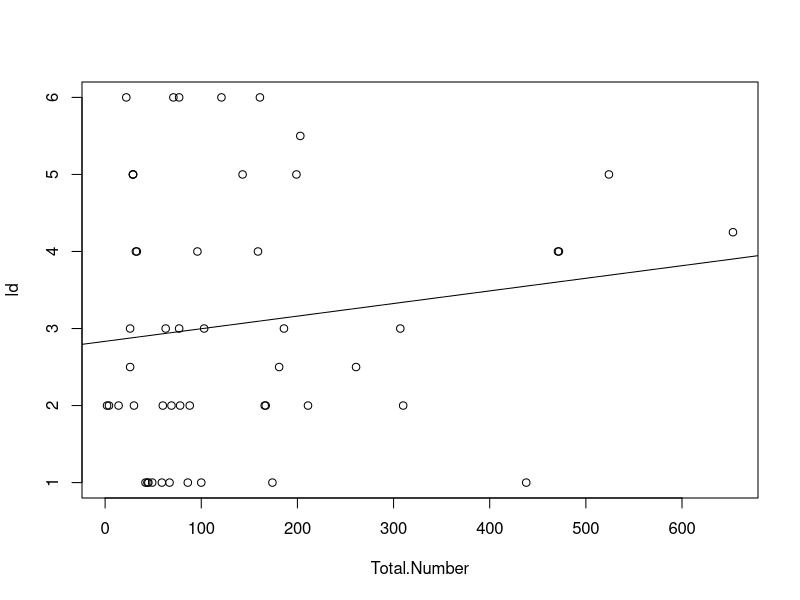
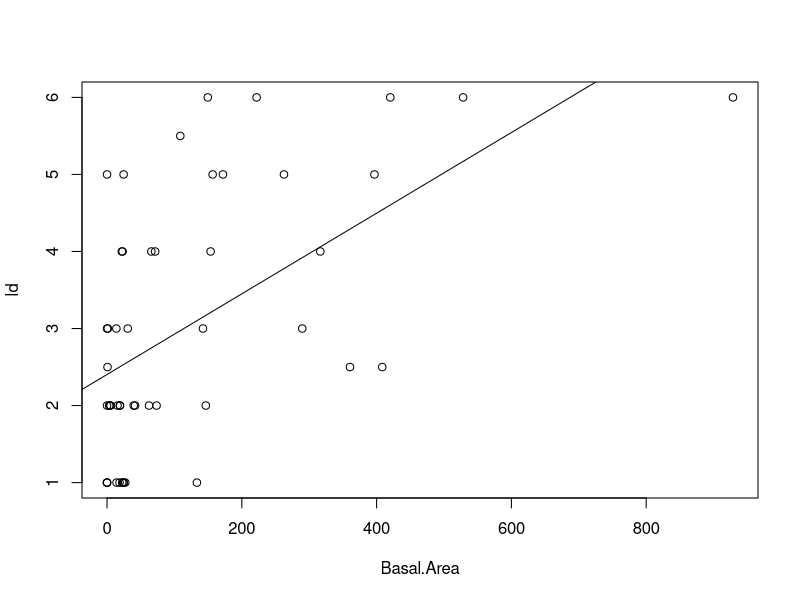
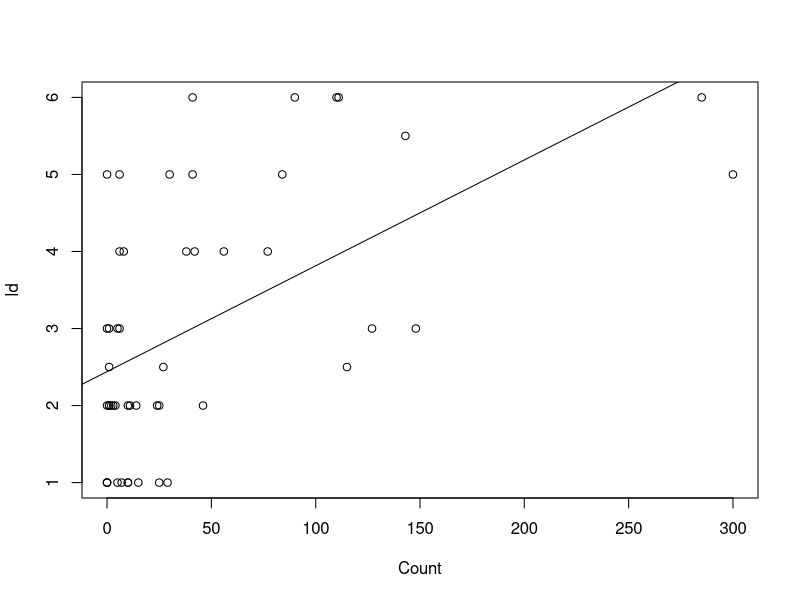
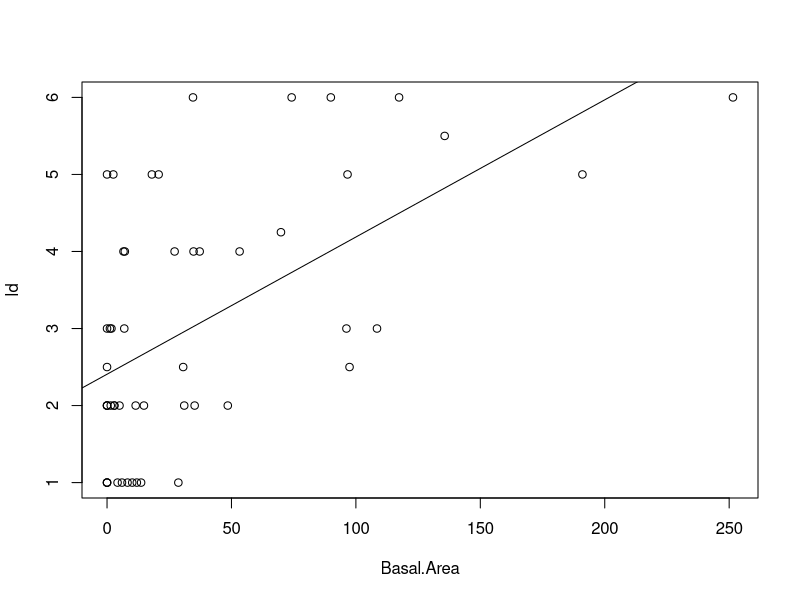
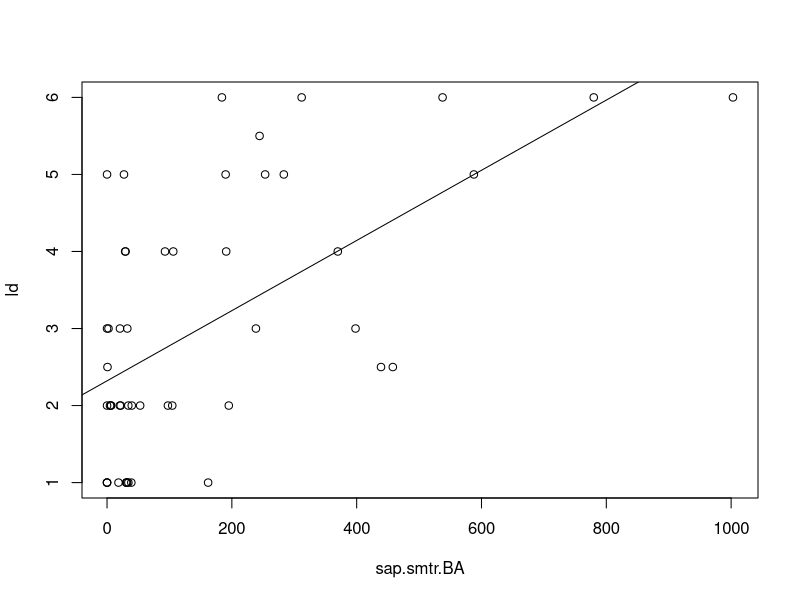

The R script that drew these images, in order:
# compare seju counts to ladder fuels
rm(list=ls())

# read in seju data summarized by plot
seju.data.p <- read.csv('data/seju_data_p.csv')
dim(seju.data.p)

# read in ladder fuel data
ld <- read.csv('data/mean_ladder_fuel_54.csv')
dim(ld)

seju.data.p$ld <- ld$ld[1:50]
head(seju.data.p)

#plot(seju.data.p$ld~seju.data.p$Total.Number)
plot(ld~Total.Number,data=seju.data.p)
fit <- lm(ld~Total.Number,data=seju.data.p)
abline(fit)

# compare saplings
saplings.p <- read.csv('data/saplings_p.csv')
dim(saplings.p)

saplings.p$ld <- ld$ld[1:50]
head(saplings.p)

# run these lines to replace NAs with zeros
saplings.p$Basal.Area[which(is.na(saplings.p$Basal.Area))] <- 0
saplings.p$Count[which(is.na(saplings.p$Count))] <- 0

plot(ld~Basal.Area,data=saplings.p[-28,])
fit <- lm(ld~Basal.Area,data=saplings.p[-28,])
abline(fit)
summary(fit)

plot(ld~Count,data=saplings.p[-28,])
fit <- lm(ld~Count,data=saplings.p[-28,])
abline(fit)
summary(fit)

# compare small trees
smalltrees.p <- read.csv('data/trees_1_2_p.csv')
dim(smalltrees.p)

smalltrees.p$ld <- ld$ld[1:50]
head(smalltrees.p)

# run these lines to replace NAs with zeros
smalltrees.p$Basal.Area[which(is.na(smalltrees.p$Basal.Area))] <- 0
#smalltrees.p$Count[which(is.na(smalltrees.p$Count))] <- 0

plot(ld~Basal.Area,data=smalltrees.p)
fit <- lm(ld~Basal.Area,data=smalltrees.p)
abline(fit)
summary(fit)

head(saplings.p)
head(smalltrees.p)
smalltrees.p$sap.smtr.BA <- saplings.p$Basal.Area+smalltrees.p$Basal.Area

plot(ld~sap.smtr.BA,data=smalltrees.p[-28,])
fit <- lm(ld~sap.smtr.BA,data=smalltrees.p[-28,])
abline(fit)
summary(fit)
